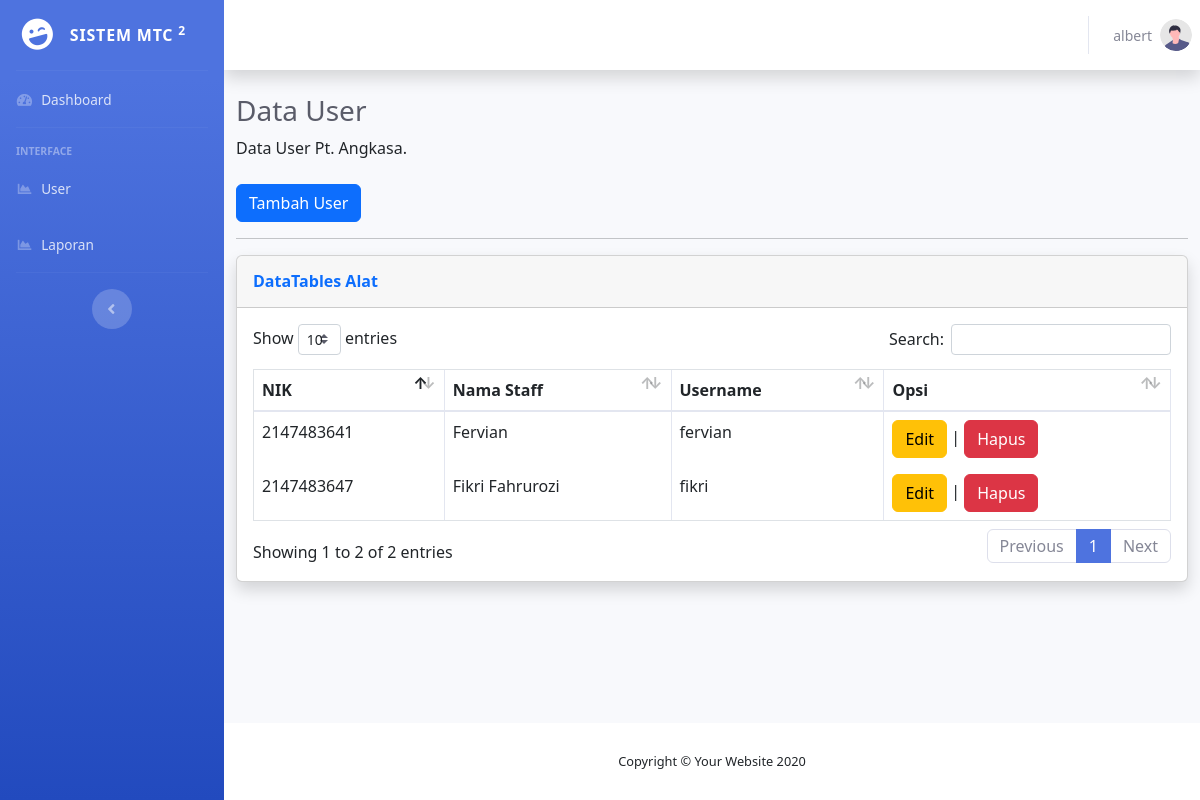
/admin/user.php (signed in), run on the app's committed database.
### tables this page shows
CREATE TABLE `tb_user` (
  `iduser` int(11) NOT NULL,
  `nik` int(12) NOT NULL,
  `nm_user` varchar(50) NOT NULL,
  `username` varchar(20) NOT NULL,
  `password` varchar(100) NOT NULL
);

### admin/user.php (the view, shortened to what this page needs)
<?php
include('a_header.php');
?>
<div class="container-fluid">
    <h1 class="h3 mb-2 text-gray-800">Data User</h1>
    <p class="mb-4">Data User Pt. Angkasa.</p>
    <button type="button" class="btn btn-primary" data-bs-toggle="modal" data-bs-target="#exampleModal">
        Tambah User
    </button>
    <hr>
    <div class="card shadow mb-4">
        <div class="card-header py-3">
            <h6 class="m-0 font-weight-bold text-primary">DataTables Alat</h6>
        </div>
        <div class="card-body">
            <div class="table-responsive">
                <table class="table table-bordered" id="dataTable" width="100%" cellspacing="0">
                    <thead>
                        <tr>
                            <th>NIK</th>
                            <th>Nama Staff</th>
                            <th>Username</th>
                            <th>Opsi</th>
                        </tr>
                    </thead>
                    <tbody>
                        <?php
                        $user = $db->prepare("SELECT * FROM tb_user");
                        $user->execute();
                        while($data = $user->fetch()){?>
                        <tr>
                            <td><?= $data['nik']?></td>
                            <td><?= $data['nm_user']?></td>
                            <td><?= $data['username']?></td>
                            <td><button type="button" class="btn btn-warning" data-bs-toggle="modal"
                                    data-bs-target="#exampleModal1<?= $data['iduser']?>">
                                    Edit
                                </button>
                                 | <a href="hapusdata/hapususer.php?id=<?= $data['iduser']?>"
                                    name="hapus" onclick="return confirm('Apakah Yakin User ini akan dihapus???')"
                                    class="btn btn-danger">Hapus</a>
                            </td>
                        </tr>
                        <?php ;} ?>
                    </tbody>
                </table>
            </div>
        </div>
    </div>
</div>
<?php include('a_footer.php');?>

### data on the page
tb_user: nik "2147483641", nm_user "Fervian", username "fervian"
tb_user: nik "2147483647", nm_user "Fikri Fahrurozi", username "fikri"

### other printed values
$_SESSION['user'] "albert"
